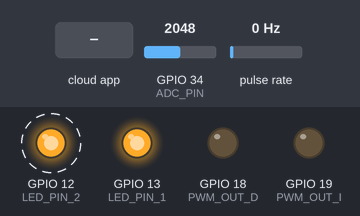
Recording of a sketch running on a simulated ESP32. Parts: output pins drawn as LEDs (lit = HIGH). Wiring (inferred from the names in the program): pulse sensor: data GPIO 23. Dashed ring = blinking. The test bench sets the inputs (shaded band); at power-on: pulse rate 0 Hz, GPIO 34 (ADC_PIN) = 2048. The ROS host is connected and sends only what is stated.

Above: at 3.26 s.
3.3 s: pulse rate (sensor on GPIO 23) set to 2 Hz
At 3.7 s:
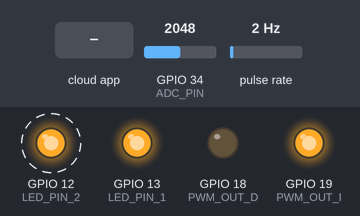
6.3 s: the phone or cloud app sets signal to -100
At 6.8 s:
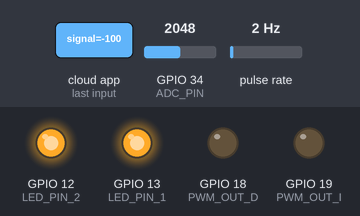
7.9 s: the phone or cloud app sets signal to 0
At 8.22 s:
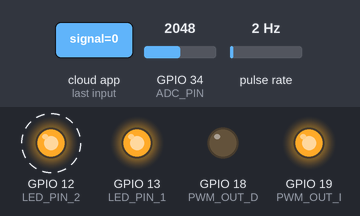
10.9 s: the phone or cloud app sets signal to 100
At 11.4 s:
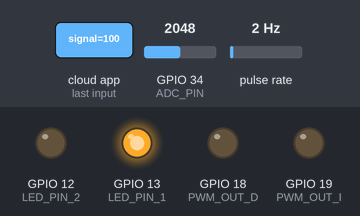
Timing chart, 0 to 13.5 s (numbered marks = the images above; inputs shaded):
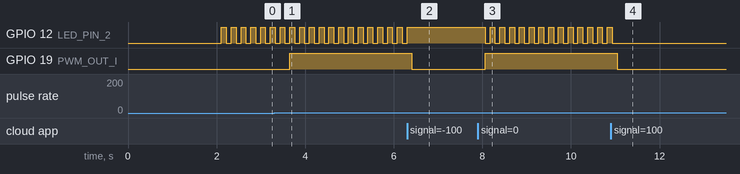

Measured:
- the behaviour switches between 0 and 1 Hz on pulse rate (sensor on GPIO 23) (found by bisection; images 0 and 1)
- after the input at 3.3 s, GPIO 19 (PWM_OUT_I): LOW → HIGH after 0.35 s
- after the input at 6.3 s, GPIO 12 (LED_PIN_2): stops changing and stays HIGH; GPIO 19 (PWM_OUT_I): HIGH → LOW after 0.11 s
- after the input at 7.9 s, GPIO 12 (LED_PIN_2): alternates HIGH for 0.11 s and LOW for 0.11 s, starting after 0.16 s; GPIO 19 (PWM_OUT_I): LOW → HIGH after 0.16 s
- after the input at 10.9 s, GPIO 12 (LED_PIN_2): goes on until 10.9 s, then stays LOW; GPIO 19 (PWM_OUT_I): HIGH → LOW after 0.14 s
- by itself, GPIO 12 (LED_PIN_2): alternates HIGH for 0.11 s and LOW for 0.11 s

The sketch:

Reto_bueno.ino
```cpp
#include <micro_ros_arduino.h>

#include <stdio.h>
#include <rcl/rcl.h>
#include <rcl/error_handling.h>
#include <rclc/rclc.h>
#include <rclc/executor.h>

#include <std_msgs/msg/float32.h>

#include <Arduino.h>


rcl_publisher_t publisher_referencia;
rcl_publisher_t publisher_vang;
rcl_publisher_t publisher_control;
rcl_subscription_t subscriber;


std_msgs__msg__Float32 msg;
std_msgs__msg__Float32 ref_msg;
std_msgs__msg__Float32 rpm_msg;
std_msgs__msg__Float32 vang_msg;


//std_msgs__msg__Float32 dutycycle_msg;


rclc_executor_t executor;
rclc_support_t support;
rcl_allocator_t allocator;
rcl_node_t node;

rcl_timer_t timer_1;
rcl_timer_t timer_2;
rcl_timer_t timer_3;


#define LED_PIN_1 13
#define LED_PIN_2 12
#define PWM_OUT_D 18
#define PWM_OUT_I 19
#define ADC_PIN 34
#define ENCODER_PIN 23
#define pi 3.1416
//#define EN_DERECHA 19
//#define EN_IZQUIERDA 18

#define RCCHECK(fn) { rcl_ret_t temp_rc = fn; if((temp_rc != RCL_RET_OK)){error_loop();}}
#define RCSOFTCHECK(fn) { rcl_ret_t temp_rc = fn; if((temp_rc != RCL_RET_OK)){}}

const int freq = 5000;
const int resolution = 8;
const int channel_i= 0;
const int channel_d= 1;
float pot = 0;
float pwm = 0;
int cont = 0;
float rpm = 0;
float ref = 0;
float v_ang = 0;
float pwm_final = 0;
float pwm_ant = 0;

// controlador
float kp = 20.40;
float ki = 12.29;

float e_ant = 0;
float e_act = 0;
float gn_pwm = 0;
float gn = 0;
float ts = 0.02;

//signal
float duty_cycle = 0;
float signal_pot = 0;


void error_loop(){
  while(1){
    digitalWrite(LED_PIN_1, !digitalRead(LED_PIN_1));
    delay(100);
  }
}

void ADC_callback(rcl_timer_t * timer_1, int64_t last_call_time)
{
  RCLC_UNUSED(last_call_time);
  if (timer_1 != NULL) {
    pot = analogRead(ADC_PIN);
  }
}

void encoder_callback()
{
  cont ++;
}

void rpm_callback(rcl_timer_t * timer_2, int64_t last_call_time)
{
  RCLC_UNUSED(last_call_time);
  if (timer_2 != NULL) {
    ref = (signal_pot/4095.0)*(150.0);

    rpm = 600.0 * cont/(493.0*2.0);

    v_ang = (rpm * 2 * pi)/60.0;

    ref_msg.data = ref;
    RCSOFTCHECK(rcl_publish(&publisher_referencia, &ref_msg, NULL));

    if (ref >= 0){
      rpm_msg.data = rpm;
    }
    else{
      rpm_msg.data = -rpm;
    }
    RCSOFTCHECK(rcl_publish(&publisher_control, &rpm_msg, NULL));

    if (ref >= 0){
      vang_msg.data = v_ang;
    }
    else{
      vang_msg.data = -v_ang;
    }
    RCSOFTCHECK(rcl_publish(&publisher_vang, &vang_msg, NULL));


    cont = 0;

  }
}

void controlador_PI(rcl_timer_t * timer, int64_t last_call_time)
{
  RCLC_UNUSED(last_call_time);
  if (timer != NULL) {
    //setpoint = (signal_pot/4095.0)*(149.0);


    if(ref >= 0.0 && ref <= 151.0){
      e_act = ref - rpm;
      gn = (kp * e_act) + ki * ts * (e_act + e_ant);
      e_ant = e_act;
      gn_pwm = (gn/2911.0)*255.0;
      pwm_final = gn_pwm + pwm_ant;
      pwm_ant = pwm_final;

      ledcWrite (channel_i, pwm_final);
      ledcWrite (channel_d, 0);
      digitalWrite(LED_PIN_2, !digitalRead(LED_PIN_2));

    } else if  (ref < 0.0 && ref >= -151.0){

      e_act = ref + rpm;
      gn = (kp * e_act) + ki * ts * (e_act + e_ant);
      e_ant = e_act;
      gn_pwm = (gn/-2911.0)*255.0; // 0 < x < 255

      pwm_final = gn_pwm + pwm_ant;
      pwm_ant = pwm_final;

      ledcWrite(channel_d,pwm_final);
      ledcWrite(channel_i, 0);
      digitalWrite(LED_PIN_2, !digitalRead(LED_PIN_2));


    }
    else{
      ledcWrite(channel_d, 0);
      ledcWrite(channel_i, 0);
    }

    pwm_final = 0.0;

  }

}

void subscription_callback(const void * msgin)
{
  std_msgs__msg__Float32 * dutycycle_msg = (std_msgs__msg__Float32 *)msgin;
  duty_cycle = dutycycle_msg -> data;
  signal_pot = duty_cycle * 4095.0;


}

void setup() {
  set_microros_transports();

  pinMode(LED_PIN_1, OUTPUT);
  pinMode(PWM_OUT_D, OUTPUT);
  pinMode(PWM_OUT_I, OUTPUT);
  digitalPinToInterrupt(ENCODER_PIN);
  digitalWrite(LED_PIN_1, HIGH);

  pinMode(LED_PIN_2, OUTPUT);
  digitalWrite(LED_PIN_2, LOW);

  ledcSetup(channel_i, freq, resolution);
  ledcAttachPin(PWM_OUT_I, channel_i);

  ledcSetup(channel_d, freq, resolution);
  ledcAttachPin(PWM_OUT_D, channel_d);

  attachInterrupt(ENCODER_PIN, encoder_callback, CHANGE);

  delay(2000);

  allocator = rcl_get_default_allocator();

  //create init_options
  RCCHECK(rclc_support_init(&support, 0, NULL, &allocator));

  // create node
  RCCHECK(rclc_node_init_default(&node, "controller", "", &support));

  // create publisher
  RCCHECK(rclc_publisher_init_default(
    &publisher_referencia,
    &node,
    ROSIDL_GET_MSG_TYPE_SUPPORT(std_msgs, msg, Float32),
    "reference"));

  RCCHECK(rclc_publisher_init_default(
    &publisher_vang,
    &node,
    ROSIDL_GET_MSG_TYPE_SUPPORT(std_msgs, msg, Float32),
    "angular_speed"));


    RCCHECK(rclc_publisher_init_default(
    &publisher_control,
    &node,
    ROSIDL_GET_MSG_TYPE_SUPPORT(std_msgs, msg, Float32),
    "publisher_control"));


  // create timer
  const unsigned int timer_timeout_1 = 10;
  RCCHECK(rclc_timer_init_default(
    &timer_1,
    &support,
    RCL_MS_TO_NS(timer_timeout_1),
    ADC_callback));

  const unsigned int timer_timeout_2 = 100;
  RCCHECK(rclc_timer_init_default(
    &timer_2,
    &support,
    RCL_MS_TO_NS(timer_timeout_2),
    rpm_callback));

  const unsigned int timer3_timeout = 10;
  RCCHECK(rclc_timer_init_default(
    &timer_3,
    &support,
    RCL_MS_TO_NS(timer3_timeout),
    controlador_PI));

  RCCHECK(rclc_subscription_init_default(
    &subscriber,
    &node,
    ROSIDL_GET_MSG_TYPE_SUPPORT(std_msgs, msg, Float32),
    "signal"));


  // create executor
  RCCHECK(rclc_executor_init(&executor, &support.context, 4, &allocator));
  RCCHECK(rclc_executor_add_timer(&executor, &timer_1));
  RCCHECK(rclc_executor_add_timer(&executor, &timer_2));
  RCCHECK(rclc_executor_add_timer(&executor, &timer_3));
  RCCHECK(rclc_executor_add_subscription(&executor, &subscriber, &msg, &subscription_callback, ON_NEW_DATA));

  msg.data = 0;

}

void loop() {
  delay(100);
  RCSOFTCHECK(rclc_executor_spin_some(&executor, RCL_MS_TO_NS(100)));
  //ledcWrite(channel_d, 100);
}
```
